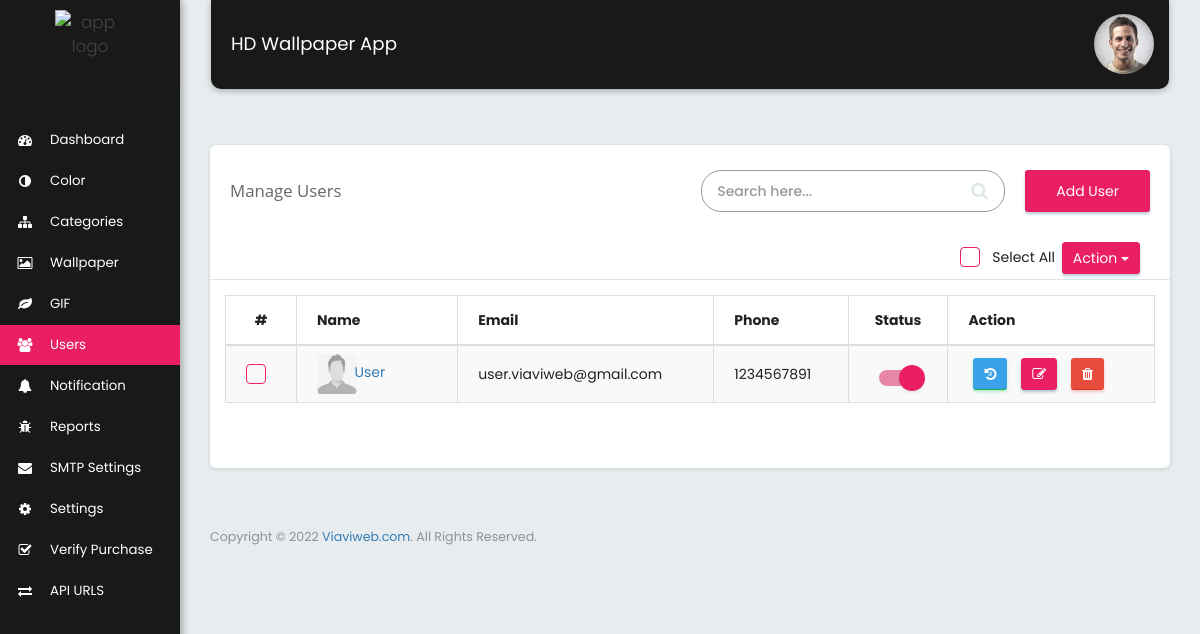
Screenshot of /manage_users.php (signed in) with the database file from the repository.
### tables this page shows
CREATE TABLE `tbl_users` (
  `id` int(10) NOT NULL,
  `user_type` varchar(20) NOT NULL DEFAULT 'Normal',
  `name` varchar(60) NOT NULL,
  `email` varchar(70) NOT NULL,
  `password` text NOT NULL,
  `phone` varchar(20) NOT NULL,
  `auth_id` varchar(255) NOT NULL DEFAULT '0',
  `registered_on` varchar(200) NOT NULL DEFAULT '0',
  `status` int(1) NOT NULL DEFAULT 1
);

### manage_users.php (the view, shortened to what this page needs)
<?php
$page_title = "Manage Users";
include('includes/header.php');
$limit = 15;
$keyword='';
$page=0;
if($page){
	$start = ($page - 1) * $limit;
}else{
	$start = 0;
}
if(!isset($_GET['keyword'])){
	$sql_query="SELECT * FROM tbl_users ORDER BY tbl_users.`id` DESC LIMIT $start, $limit";
}
else{
	$sql_query="SELECT * FROM tbl_users WHERE (`name` LIKE '%$keyword%' OR `email` LIKE '%$keyword%' OR `phone` LIKE '%$keyword%') ORDER BY tbl_users.`id` DESC LIMIT $start, $limit";
}
$result=mysqli_query($mysqli,$sql_query) or die(mysqli_error($mysqli));
?>
<div class="row">
	<div class="col-xs-12">
		<div class="card mrg_bottom">
			<div class="page_title_block">
				<div class="col-md-5 col-xs-12">
					<div class="page_title"><?= $page_title ?></div>
				</div>
				<div class="col-md-7 col-xs-12">
					<div class="search_list">
						<div class="search_block">
							<form method="get" action="">
								<input class="form-control input-sm" placeholder="Search here..." aria-controls="DataTables_Table_0" type="search" name="keyword" value="<?php if(isset($_GET['keyword'])){ echo $_GET['keyword'];} ?>" required="required">
								<button type="submit" class="btn-search"><i class="fa fa-search"></i></button>
							</form>
						</div>
						<div class="add_btn_primary"> <a href="add_user.php?add">Add User</a> </div>
					</div>
				</div>
				<div class="col-md-12">
					<div class="col-md-4 col-xs-12 text-right" style="float: right;">
						<div class="checkbox" style="width: 95px;margin-top: 5px;margin-left: 10px;right: 100px;position: absolute;">
							<label for="checkall_input">
								Select All
							</label>
						</div>
						<div class="dropdown" style="float:right">
							<button class="btn btn-primary dropdown-toggle btn_cust" type="button" data-toggle="dropdown">Action
								<span class="caret"></span></button>
							</div>
						</div>
					</div>
				</div>
				<div class="clearfix"></div>
				<div class="col-md-12 mrg-top">
					<table class="table table-striped table-bordered table-hover">
						<thead>
							<tr>
								<th class="text-center">#</th>
								<th>Name</th>
								<th>Email</th>
								<th>Phone</th>
								<th class="text-center">Status</th>
								<th class="cat_action_list">Action</th>
							</tr>
						</thead>
						<tbody>
							<?php
							$i = 0;
							if(mysqli_num_rows($result) > 0)
							{
								while ($users_row = mysqli_fetch_array($result)) {
									?>
									<tr>
										<td width="50">
											<div class="checkbox" style="float: right;margin: 0px">
												<label for="checkbox<?php echo $i;?>"></label>
											</div>
										</td>
										<td nowrap="">
											<a href="user_profile.php?user_id=<?=$users_row['id']?>&redirect=<?=$redirectUrl?>">
												<div class="row" style="vertical-align: middle;">
													<div class="col-md-3 col-xs-12">
														<img type="image" src="assets/images/user-icons.jpg" alt="image" style="width: 40px;height: 40px;border-radius: 4px"/>
													</div>
													<div class="col-md-9 col-xs-12" style="padding: 8px 15px">
														<?php echo $users_row['name'];?>
													</div>
												</div>
											</a>
										</td>
										<td style="word-break: break-all;"><?php echo $users_row['email']; ?></td>
										<td style="word-break: break-all;"><?php echo $users_row['phone']; ?></td>
										<td>
											<div class="row toggle_btn">
												<label for="enable_disable_check_<?=$i?>" class="lbl"></label>
											</div>
										</td>
										<td nowrap="">
											<a href="user_profile.php?user_id=<?php echo $users_row['id'];?>&redirect=<?=$redirectUrl?>" class="btn btn-success btn_cust" data-toggle="tooltip" data-tooltip="User Profile"><i class="fa fa-history"></i></a>
											<a href="add_user.php?user_id=<?php echo $users_row['id']; ?>&redirect=<?=$redirectUrl?>"class="btn btn-primary btn_delete" data-toggle="tooltip" data-tooltip="Edit"><i class="fa fa-edit"></i></a>
											<a href="javascript:void(0)" data-id="<?php echo $users_row['id']; ?>" data-toggle="tooltip" data-tooltip="Delete" class="btn btn-danger btn_delete btn_delete_a">
												<i class="fa fa-trash"></i>
											</a>
										</td>
									</tr>
									<?php
									$i++;
								}
							}
							?>
						</tbody>
					</table>
				</div>
				<div class="col-md-12 col-xs-12">
					<div class="pagination_item_block">
					</div>
				</div>
				<div class="clearfix"></div>
			</div>
		</div>
	</div>
	<?php include('includes/footer.php'); ?>

### includes/header.php (style rules this page uses)
.btn_edit, .btn_delete, .btn_cust { padding: 5px 10px !important; }

### rows the page displays
tbl_users: name "User", email "user.viaviweb@gmail.com", phone "1234567891"

### other values shown
APP_NAME "HD Wallpaper App"
$page_title "Manage Users"
